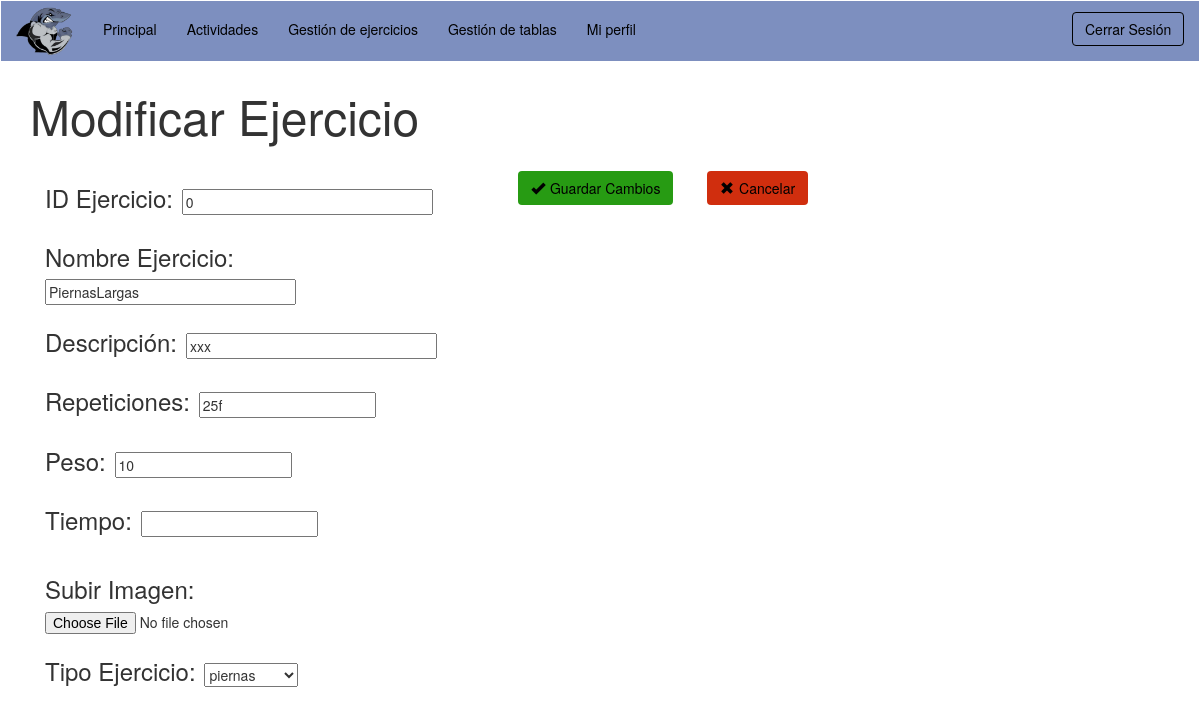
The app's page /vistas/v_modificarEjercicio.php (signed in) with its own data.
### tables this page shows
CREATE TABLE `ejercicio` (
  `idEjercicio` int(11) NOT NULL,
  `nombre` varchar(45) NOT NULL,
  `descripcion` varchar(200) DEFAULT NULL,
  `tipo` varchar(45) DEFAULT NULL,
  `tiempo` varchar(15) DEFAULT NULL,
  `peso` int(3) DEFAULT NULL,
  `repeticiones` varchar(25) DEFAULT NULL,
  `URLImagen` longblob,
  `contador` int(11) DEFAULT '0'
);

### modelos/m_gestionarEjercicios.php (called while the page is built, shortened)
<?php
require_once '../controladores/c_ejercicio.php';
class m_gestionarEjercicios
{
  public function getDatosEjercicio($id)
	{
		$bd = conexion_BD();
		$r = $bd->query("SELECT * FROM ejercicio WHERE idEjercicio='".$id."'");
		mysqli_data_seek ($r, 0);
		$extraido= mysqli_fetch_array($r);
		return $extraido;
	}
}

### controladores/c_ejercicio.php (called while the page is built, shortened)
<?php
require_once '../modelos/m_gestionarEjercicios.php';
class c_ejercicio
{
  public static function devolverDatosEjercicio($id)
  {
  	$modelo_gestionarEjercicios = new m_gestionarEjercicios();
    if($modelo_gestionarEjercicios->comprobarEjercicio($id))
    {
		return $modelo_gestionarEjercicios->getDatosEjercicio($id);
  	}
}
}
?>

### vistas/v_modificarEjercicio.php (the view, shortened to what this page needs)
<?php
  require_once '../controladores/c_ejercicio.php';
  $idEjercicio = $_GET['id'];
  $result = c_ejercicio::devolverDatosEjercicio($idEjercicio);
?>
<!DOCTYPE html>
<html lang="en">
  <head>
    <link href="../css/bootstrap.min.css" rel="stylesheet">
    <link href="../css/navbar2.css" rel="stylesheet">
    <link href="../css/botonesGestionar.css" rel="stylesheet">
  </head>
  <body>
    <header>
	<?php
	if(isset($_SESSION['userID'])  && $_SESSION['connected'] == true && $_SESSION['userType'] == 'Administrador'){
	?>
      <nav class="navbar navbar-default1">
      <div class="container-fluid">
        <div class="navbar-header">
          <button type="button" class="navbar-toggle collapsed" data-toggle="collapse" data-target="#bs-example-navbar-collapse-1" aria-expanded="false">
            <span class="sr-only">Toggle navigation</span>
            <span class="icon-bar"></span>
            <span class="icon-bar"></span>
            <span class="icon-bar"></span>
          </button>
          <a class="navbar-brand" href="v_administrador.php"><img src="../images/navbar-footer/tiburonlogo.png" style="margin-top:-10px;"></img></a>
        </div>
          <div class="collapse navbar-collapse" id="bs-example-navbar-collapse-1" style="margin-top: 3px;">
          <ul class="nav navbar-nav">
            <li><a href="../vistas/v_administrador.php">Principal</a></li>
            <li><a href="../vistas/v_gestionarUsuarios.php">Gestión de usuarios</a></li>
            <li><a href="../vistas/v_gestionarActividades.php">Gestión de actividades</a></li>
            <li><a href="../vistas/v_gestionarEjercicios.php">Gestión de ejercicios</a></li>
            <li><a href="../vistas/v_verPerfil.php">Ver Perfil</a></li>
          </ul>
    <ul class="nav navbar-nav navbar-right">
      <div class="form-group">
        <button id="modalButton" type="button" class="btn btn-default1" data-toggle="modal" data-target=".bs-example-modal-sm" style="margin-left: 10px;">Cerrar Sesi&oacuten</button>
          <div class="modal fade bs-example-modal-sm" tabindex="-1" role="dialog" aria-labelledby="mySmallModalLabel">
            <div class="modal-dialog modal-sm" role="document">
              <div class="modal-content" id="modalLogin">
                <div class="modal-header">
                  <h4 style="text-align: center; color:white;" class="modal-title">Cerrar Sesi&oacuten</h4>
                </div>
                <div class="text-center">
                  <p style="text-align: center; margin-top: 20px;"><img src="../images/navbar-footer/tiburon2.png"></img></p>
                    <button type="submit" class="btn btn-default1" id="botonModificar" style="margin-bottom: 10px;" value="Confirmar" onclick = "location='../funciones/cerrar.php'">Cerrar Sesi&oacuten</button>
                </div>
              </div>
            </div>
          </div>
      </div>
    </ul>
</nav>
  <?php
 } else if(isset($_SESSION['userID'])  && $_SESSION['connected'] == true && $_SESSION['userType'] == 'Entrenador'){
		?>
      <nav class="navbar navbar-default1">
      <div class="container-fluid">
        <div class="navbar-header">
          <a class="navbar-brand" href="#"><img src="../images/navbar-footer/tiburonlogo.png" style="margin-top:-10px;"></img></a>
        </div>
          <div class="collapse navbar-collapse" id="bs-example-navbar-collapse-1" style="margin-top: 3px;">
          <ul class="nav navbar-nav">
            <li><a href="../vistas/v_entrenador.php">Principal</a></li>
            <li><a href="../vistas/v_gestionarActividades.php">Actividades</a></li>
            <li><a href="../vistas/v_gestionarEjercicios.php">Gestión de ejercicios</a></li>
            <li><a href="../vistas/v_gestionarTablas.php">Gestión de tablas</a></li>
            <li><a href="../vistas/v_verPerfil.php">Mi perfil</a></li>
          </ul>
    <ul class="nav navbar-nav navbar-right">
      <div class="form-group">
        <button id="modalButton" type="button" class="btn btn-default1" data-toggle="modal" data-target=".bs-example-modal-sm" style="margin-left: 10px;">Cerrar Sesi&oacuten</button>
      </div>
    </ul>
</nav>
 <?php
}
 ?>
    </header>
    <div class="container">
      <p style="font-size: -webkit-xxx-large; ">Modificar Ejercicio</p>
       <form id="contact_form" action="../controladores/c_ejercicio.php?var=2#" method="post" enctype="multipart/form-data" style="margin-right:5px;">
        <div class="col-xs-12  col-sm-5  col-md-5  col-lg-5">
		 <div>
          <br />
          <label for="idEjercicio" style="margin-right:5px; font-weight:normal; font-size: x-large;">ID Ejercicio:</label>
          <input  value="<?php echo $result['idEjercicio']?>" name="actualizarid" type="text" size="30" required=""/>
        </div>
        <div>
          <br />
          <label for="nombreE" style="margin-right:5px; font-weight:normal; font-size: x-large;">Nombre Ejercicio:</label>
          <input  value="<?php echo $result['nombre']?>" name="actualizarnombre" type="text" size="30" required=""/>
        </div>
        <div>
          <br />
          <label for="descripcion" style="margin-right:5px; font-weight:normal; font-size: x-large;">Descripci&oacuten:</label>
          <input  value="<?php echo $result['descripcion']?>" name="actualizardes" type="text" size="30" required=""/>
        </div>
        <div>
           <br />
              <label for="repeticiones"  style="margin-right:5px; font-weight:normal; font-size: x-large;">Repeticiones: </label>
              <input type="text" name="actualizarrepeticiones" placeholder="xx-xx-xx-xx" value="<?php echo $result['repeticiones']?>">
          </div>
          <div>
          <br />
              <label for="peso"  style="margin-right:5px; font-weight:normal; font-size: x-large;">Peso: </label>
              <input type="number" min="0" name="actualizarpeso" value="<?php echo $result['peso']?>">
          </div>
          <div>
          <br />
              <label for="tiempo"  style="margin-right:5px; font-weight:normal; font-size: x-large;">Tiempo: </label>
              <input type="text"  name="actualizartiempo" value="<?php echo $result['tiempo']?>">
          </div>
          <div style="margin-top:30px;">
              <label for="imgEjer"  style="margin-right:5px; font-weight:normal; font-size: x-large;">Subir Imagen: </label>
              <input type="file" required="" name="actualizarimagen" value="<?php echo $result['URLImagen']?>">
          </div>
          <div>
          <br />
          <label for="tipo" style="margin-right:5px; font-weight:normal; font-size: x-large;">Tipo Ejercicio:</label>
          <select name="actualizartipo" required="">
            <option><?php echo $result['tipo']; ?></option>
          </select>
        </div>
        </div>
        <div class="btn-group col-xs-12 col-sm-4 col-md-4 col-lg-2" role="group" style="margin-top: 10px; margin-bottom: 15px;">
          <a href="v_verEjercicio.php?id=<?php echo $result['idEjericio'] ;?>" style="text-decoration: none;"><button type="submit" class="btn btn-default3" id="botonGuardarCambios" name="submit" style="background-color: #279B13; color: black;"><span class="glyphicon glyphicon-ok" style="margin-right: 5px;"></span>Guardar Cambios</button></a>
        </div>
        <div class="btn-group col-xs-6 col-sm-4 col-md-4 col-lg-2" role="group" style="margin-top: 10px; margin-bottom: 15px;">
          <a href="v_verEjercicio.php?id=<?php echo $result['idEjercicio'] ;?>" style="text-decoration: none;"><button type="button" class="btn btn-default2" id="botonEliminar"><span class="glyphicon glyphicon-remove" style="margin-right: 5px;"></span>Cancelar</button></a>
        </div>
        </form>
       </div>
  </body>
</html>

### css/navbar2.css (style rules this page uses)
.container-fluid, #ulDrop { background-color: #7d8fbf; color: black; }
a { color: black; }
#modalButton { margin-top: 8px; color: 7d8fbf; border-color:black; }
button.btn.btn-default1 { display: inline-block; vertical-align: middle; -webkit-transform: perspective(1px) translateZ(0); transform: perspective(1px) translateZ(0); box-shadow: 0 0 1px transparent; position: relative; overflow: hidden; background-color: transparent; border-style: solid; border-color: black; }
button.btn.btn-default1:before { content: ""; position: absolute; z-index: -1; left: 0; right: 100%; top: 0; background: #FFF; height: 4px; -webkit-transition-property: right; transition-property: right; -webkit-transition-duration: 0.3s; transition-duration: 0.3s; -webkit-transition-timing-function: ease-out; transition-timing-function: ease-out; }

### css/botonesGestionar.css (style rules this page uses)
#botonEliminar { background-color: #D02E0E; color: black; }
#botonGuardarCambios { background-color: #279B13; color: black; }

### records on screen
ejercicio: actualizarid "0", actualizarnombre "PiernasLargas", actualizardes "xxx", actualizarrepeticiones "25f", actualizarpeso "10", actualizartipo "piernas"
